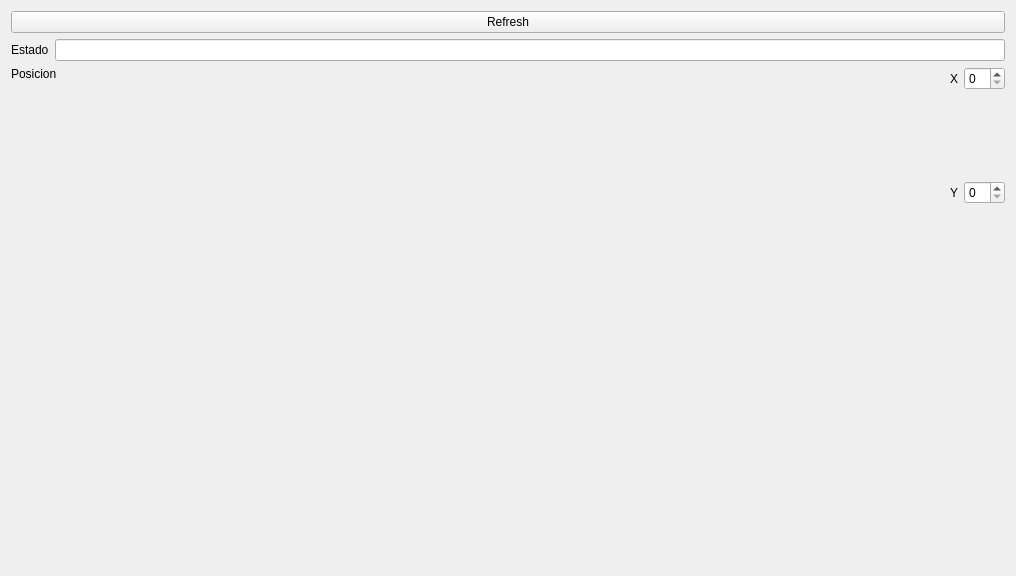
<?xml version="1.0" encoding="UTF-8"?>
<ui version="4.0">
 <class>Widget</class>
 <widget class="QWidget" name="Widget">
  <property name="geometry">
   <rect>
    <x>0</x>
    <y>0</y>
    <width>1016</width>
    <height>576</height>
   </rect>
  </property>
  <property name="windowTitle">
   <string>Widget</string>
  </property>
  <layout class="QVBoxLayout" name="verticalLayout_4">
   <item>
    <layout class="QVBoxLayout" name="verticalLayout_3">
     <item>
      <widget class="QPushButton" name="pushButton">
       <property name="text">
        <string>Refresh</string>
       </property>
      </widget>
     </item>
     <item>
      <layout class="QHBoxLayout" name="horizontalLayout_2">
       <item>
        <widget class="QLabel" name="label">
         <property name="text">
          <string>Estado</string>
         </property>
        </widget>
       </item>
       <item>
        <widget class="QLineEdit" name="estadoLineEdit"/>
       </item>
      </layout>
     </item>
     <item>
      <layout class="QHBoxLayout" name="horizontalLayout">
       <item>
        <layout class="QVBoxLayout" name="verticalLayout">
         <item>
          <widget class="QLabel" name="label_2">
           <property name="text">
            <string>Posicion</string>
           </property>
          </widget>
         </item>
         <item>
          <spacer name="verticalSpacer">
           <property name="orientation">
            <enum>Qt::Vertical</enum>
           </property>
           <property name="sizeHint" stdset="0">
            <size>
             <width>20</width>
             <height>40</height>
            </size>
           </property>
          </spacer>
         </item>
        </layout>
       </item>
       <item>
        <spacer name="horizontalSpacer">
         <property name="orientation">
          <enum>Qt::Horizontal</enum>
         </property>
         <property name="sizeHint" stdset="0">
          <size>
           <width>40</width>
           <height>20</height>
          </size>
         </property>
        </spacer>
       </item>
       <item>
        <layout class="QVBoxLayout" name="verticalLayout_2">
         <item>
          <layout class="QFormLayout" name="formLayout">
           <item row="0" column="0">
            <widget class="QLabel" name="label_3">
             <property name="text">
              <string>X</string>
             </property>
            </widget>
           </item>
           <item row="0" column="1">
            <widget class="QSpinBox" name="xPosSpinBox"/>
           </item>
          </layout>
         </item>
         <item>
          <layout class="QFormLayout" name="formLayout_2">
           <item row="0" column="0">
            <widget class="QLabel" name="label_4">
             <property name="text">
              <string>Y</string>
             </property>
            </widget>
           </item>
           <item row="0" column="1">
            <widget class="QSpinBox" name="yPosSpinBox"/>
           </item>
          </layout>
         </item>
        </layout>
       </item>
      </layout>
     </item>
    </layout>
   </item>
   <item>
    <spacer name="verticalSpacer_2">
     <property name="orientation">
      <enum>Qt::Vertical</enum>
     </property>
     <property name="sizeHint" stdset="0">
      <size>
       <width>20</width>
       <height>108</height>
      </size>
     </property>
    </spacer>
   </item>
  </layout>
 </widget>
 <layoutdefault spacing="6" margin="11"/>
 <resources/>
 <connections/>
</ui>
